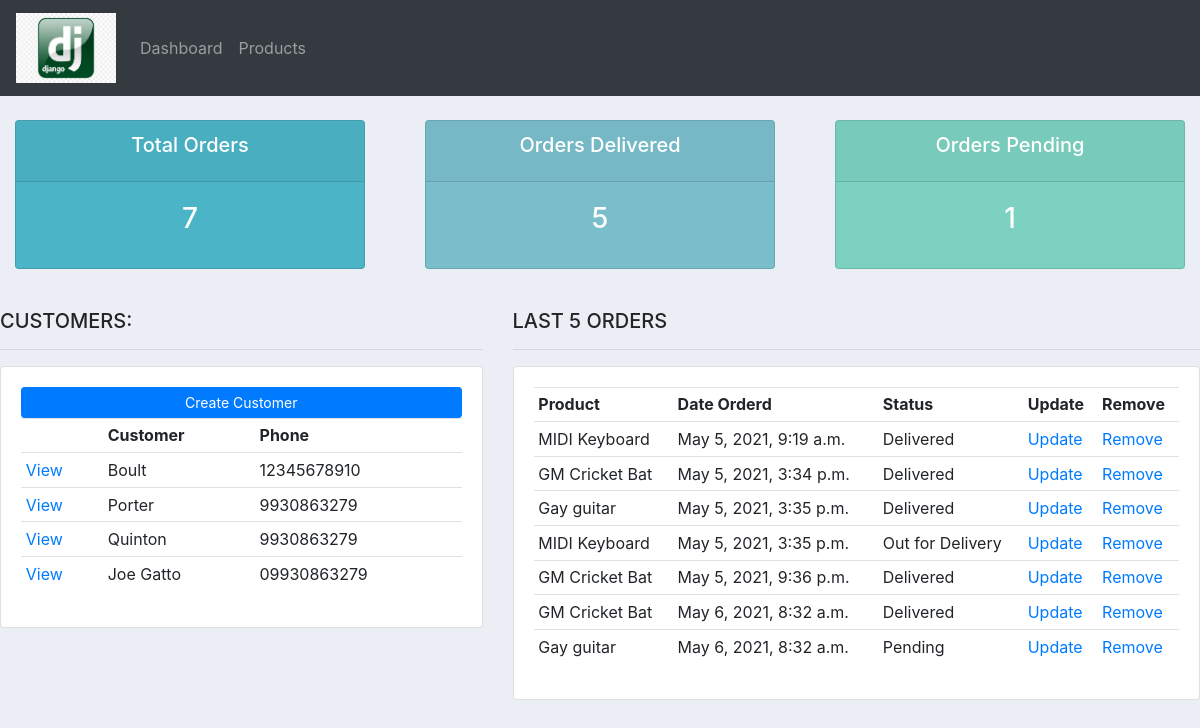
Before: / with the older database file.
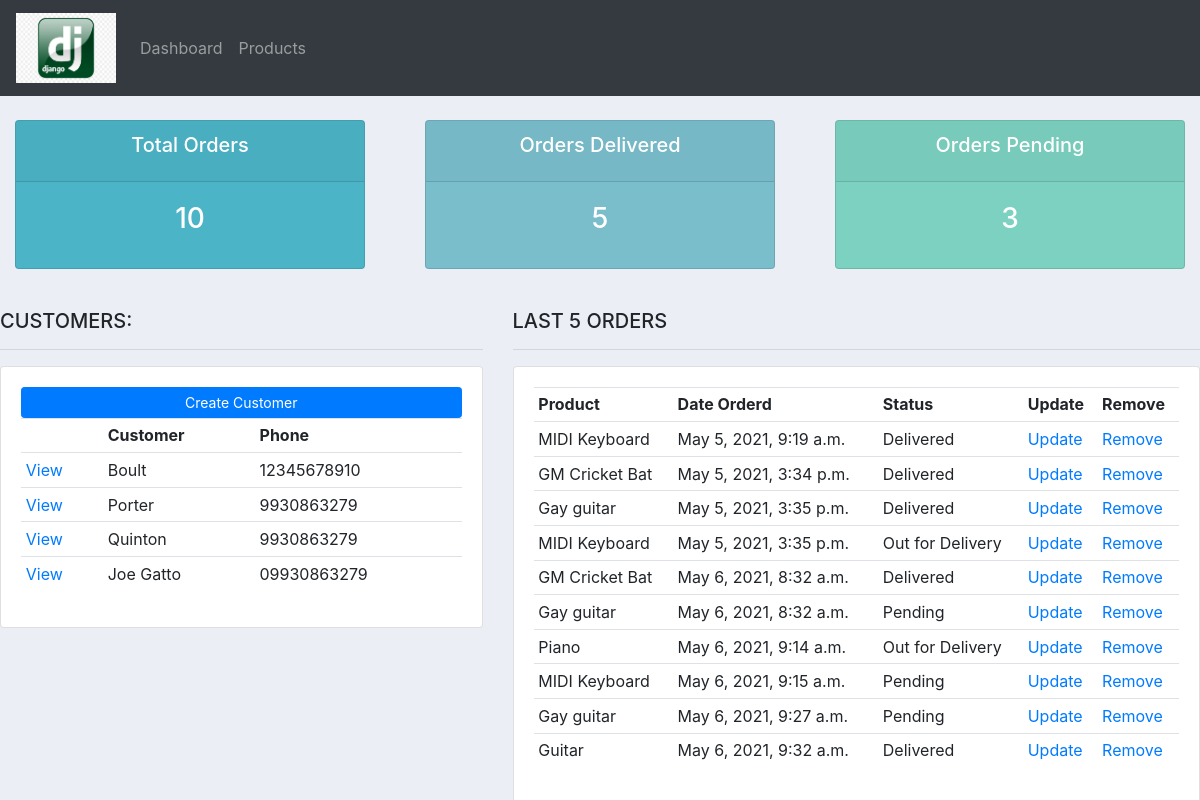
After: the same page with the newer database file.
### accounts/models.py (models this page shows, shortened)
class Customer(models.Model):
    name = models.CharField(max_length=200, null=True)
    phone = models.CharField(max_length=200, null=True)
    email = models.CharField(max_length=200, null=True)
    date_created = models.DateTimeField(auto_now_add=True)

class Order(models.Model):
    STATUS = (
        ('Pending', 'Pending'),
        ('Out for Delivery', 'Out for Delivery'),
        ('Delivered', 'Delivered')
    )
    customer = models.ForeignKey(
        'Customer', null=True, on_delete=models.SET_NULL)
    product = models.ForeignKey(
        'Product', null=True, on_delete=models.SET_NULL)
    date_created = models.DateTimeField(auto_now_add=True)
    status = models.CharField(max_length=200, null=True, choices=STATUS)

class Product(models.Model):
    CATEGORY = (
        ('Indoor', 'Indoor'),
        ('Outoor', 'Outoor')
    )
    name = models.CharField(max_length=200, null=True)
    price = models.FloatField(null=True)
    category = models.CharField(max_length=200, null=True, choices=CATEGORY)
    description = models.CharField(max_length=200, null=True)
    date_created = models.DateTimeField(auto_now_add=True)
    tags = models.ManyToManyField("Tag")
    def __str__(self):
        return self.name

### accounts/views.py (the view)
# urls.py: path('', views.home, name="home"),
def home(request):
    customers = Customer.objects.all()
    orders = Order.objects.all()
    total_customers = customers.count()
    total_orders = orders.count()
    total_pending = orders.filter(status="Pending").count()
    print(total_pending)
    total_delivered = orders.filter(status="Delivered").count()
    context = {'customers': customers, 'orders': orders,
               'total_customers': total_customers, 'total_orders': total_orders, 'total_delivered': total_delivered,
               'total_pending': total_pending}
    return render(request, 'accounts/dashboard.html', context)

### accounts/templates/accounts/dashboard.html
{% extends 'accounts/main.html' %}
{% block content %}
{% include 'accounts/status.html' %}
<br>
<div class="row">
    <div class="col-md-5">
        <h5>CUSTOMERS:</h5>
        <hr>
        <div class="card card-body">
            <a class="btn btn-primary  btn-sm btn-block" href="">Create Customer</a>
            <table class="table table-sm">
                <tr>
                    <th></th>
                    <th>Customer</th>
                    <th>Phone</th>
                </tr>
                {% for customer in customers %}
                <tr>
                    <td><a href="{% url 'customer' customer.id %}">View</a></td>
                    <td>{{customer.name}}</td>
                    <td>{{customer.phone}}</td>
                </tr>
                {% endfor %}
            </table>
        </div>
    </div>
    <div class="col-md-7">
        <h5>LAST 5 ORDERS</h5>
        <hr>
        <div class="card card-body">
            <table class="table table-sm">
                <tr>
                    <th>Product</th>
                    <th>Date Orderd</th>
                    <th>Status</th>
                    <th>Update</th>
                    <th>Remove</th>
                </tr>
                {% for order in orders %}
                <tr>
                    <td>{{order.product}}</td>
                    <td>{{order.date_created}}</td>
                    <td>{{order.status}}</td>
                    <td><a href="{% url 'update_order' order.id %}">Update</a></td>
                    <td><a href="{% url 'delete_order' order.id %}">Remove</a></td>
                </tr>
                {% endfor %}
            </table>
        </div>
    </div>
</div>
{% endblock %}

### accounts/templates/accounts/main.html (shortened to what this page needs)
{% load static %}
<!DOCTYPE html>
<html lang="en">
<head>
    <link rel="stylesheet" href="https://maxcdn.bootstrapcdn.com/bootstrap/4.0.0/css/bootstrap.min.css"
>
    <link rel="stylesheet" href="{% static '/css/main.css' %}">
</head>
<body>
    {% include 'accounts/navbar.html' %}
    {% block content %}
    {% endblock %}
</body>
</html>

### accounts/templates/accounts/navbar.html (shortened to what this page needs)
{% load static %}
<nav class="navbar navbar-expand-lg navbar-dark bg-dark">
    <a class="navbar-brand" href="#"><img id="logo" src="{% static 'images/logo.png' %}" alt=""></a>
    <div class="collapse navbar-collapse" id="navbarNav">
        <ul class="navbar-nav">
            <li class="nav-item">
                <a class="nav-link" href="{% url 'home' %}">Dashboard</a>
            </li>
            <li class="nav-item">
                <a class="nav-link" href="{% url 'products' %}">Products</a>
            </li>
        </ul>
    </div>
</nav>

### accounts/templates/accounts/status.html
<br>
<div class="row">
    <div class="col">
        <div class="col-md">
            <div class="card text-center text-white  mb-3" id="total-orders">
                <div class="card-header">
                    <h5 class="card-title">Total Orders</h5>
                </div>
                <div class="card-body">
                    <h3 class="card-title">{{total_orders}}</h3>
                </div>
            </div>
        </div>
    </div>
    <div class="col">
        <div class="col-md">
            <div class="card text-center text-white  mb-3" id="orders-delivered">
                <div class="card-header">
                    <h5 class="card-title">Orders Delivered</h5>
                </div>
                <div class="card-body">
                    <h3 class="card-title">{{total_delivered}}</h3>
                </div>
            </div>
        </div>
    </div>
    <div class="col">
        <div class="col-md">
            <div class="card text-center text-white  mb-3" id="orders-pending">
                <div class="card-header">
                    <h5 class="card-title">Orders Pending</h5>
                </div>
                <div class="card-body">
                    <h3 class="card-title">{{total_pending}}</h3>
                </div>
            </div>
        </div>
    </div>
</div>

### static/css/main.css (style rules this page uses)
#logo { height: 70px; width: 100px; }
body { background-color: #ebeff5; }
#total-orders { background-color: #4cb4c7; }
#orders-delivered { background-color: #7abecc; }
#orders-pending { background-color: #7CD1C0; }

Changed rows visible on the page:
removed Order: product "GM Cricket Bat", date_created "May 5, 2021, 9:36 p.m.", status "Delivered"
added Order: product "Piano", date_created "May 6, 2021, 9:14 a.m.", status "Out for Delivery"
added Order: product "MIDI Keyboard", date_created "May 6, 2021, 9:15 a.m.", status "Pending"
added Order: product "Gay guitar", date_created "May 6, 2021, 9:27 a.m.", status "Pending"
added Order: product "Guitar", date_created "May 6, 2021, 9:32 a.m.", status "Delivered"
Other visible differences:
{{ total_orders }}: "7" → "10"
{{ total_pending }}: "1" → "3"
